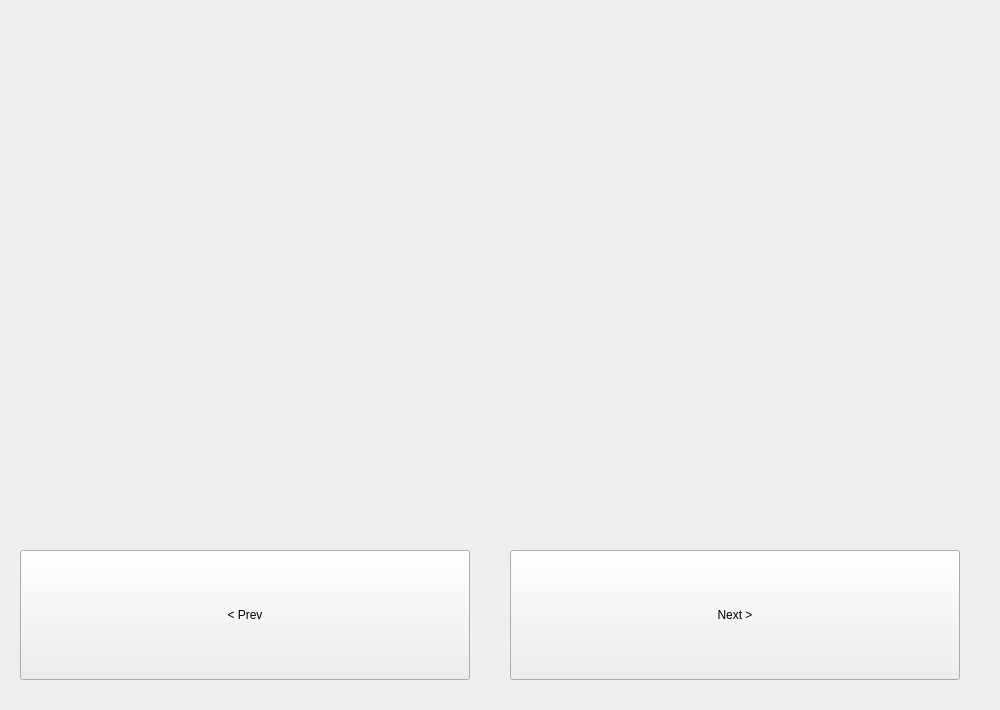
<?xml version="1.0" encoding="UTF-8"?>
<ui version="4.0">
 <class>mesurement_height</class>
 <widget class="QWidget" name="mesurement_height">
  <property name="geometry">
   <rect>
    <x>0</x>
    <y>0</y>
    <width>1000</width>
    <height>710</height>
   </rect>
  </property>
  <property name="windowTitle">
   <string>Form</string>
  </property>
  <widget class="QPushButton" name="pushButton">
   <property name="geometry">
    <rect>
     <x>20</x>
     <y>550</y>
     <width>450</width>
     <height>130</height>
    </rect>
   </property>
   <property name="text">
    <string>&lt; Prev</string>
   </property>
  </widget>
  <widget class="QPushButton" name="pushButton_2">
   <property name="geometry">
    <rect>
     <x>510</x>
     <y>550</y>
     <width>450</width>
     <height>130</height>
    </rect>
   </property>
   <property name="text">
    <string>Next &gt;</string>
   </property>
  </widget>
  <widget class="QLabel" name="label_image">
   <property name="geometry">
    <rect>
     <x>20</x>
     <y>10</y>
     <width>960</width>
     <height>512</height>
    </rect>
   </property>
   <property name="text">
    <string/>
   </property>
  </widget>
  <zorder>label_image</zorder>
  <zorder>pushButton</zorder>
  <zorder>pushButton_2</zorder>
 </widget>
 <resources/>
 <connections/>
</ui>
